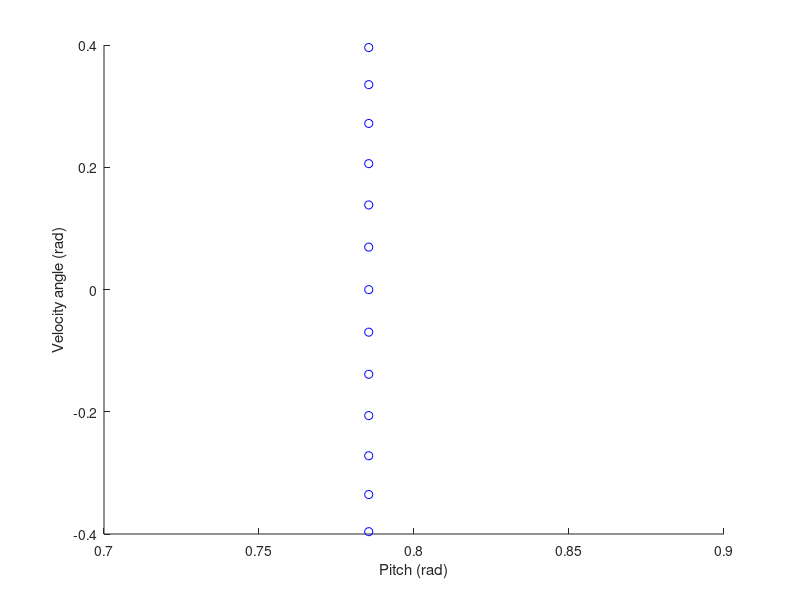

This figure's MATLAB source:
clear all; clc; close all;

%% load data
addpath(genpath('../data'));
data_p30_vZ = load('pitch_30_vZ.mat');
data_p45_vX = load('pitch_45_vX.mat');
data_p45_vY = load('pitch_45_vY.mat');

data_p30_vZ = data_p30_vZ.opt_sol;
data_p45_vX = data_p45_vX.opt_sol;
data_p45_vY = data_p45_vY.opt_sol;

%% Plot Optimization results
% if not swept, velocity is -3 m/s starting from 0.6 m height

vX_plot_data = cell(4, 1);
for i = 1:4
    vX_plot_data{i} = zeros(3, numel(data_p45_vX));
end

for i = 1:numel(data_p45_vX)
    td_idx = zeros(4, 1);
    for leg = 1:4
        xyz_idx = 3*leg-2:3*leg;
        
        td_idx(leg) = find(data_p45_vX{i}.f_star(3*leg, :) > 1, 1);
        state_i = data_p45_vX{i}.X_star(:, td_idx(leg));
        p_rel_i = (data_p45_vX{i}.p_star(xyz_idx, td_idx(leg)) - data_p45_vX{i}.q_star(1:3, td_idx(leg))); 
        
        pitch_tdAngle_i = pi/4;                                   % pitch of robot at touchdown of leg i
        vel_tdAngle_i = atan(state_i(10)/state_i(end));               % velocity angle of robot at touchdown of leg i
        foot_tdAngle_i = atan(p_rel_i(1)/p_rel_i(3));
        vX_plot_data{leg}(:, i) = [pitch_tdAngle_i; vel_tdAngle_i; foot_tdAngle_i];
    end
end


figure;
hold on;
for i = 1:numel(data_p45_vX)
    plot3(vX_plot_data{1}(1, i), vX_plot_data{1}(2, i), vX_plot_data{1}(3, i), 'bo')
end
xlabel('Pitch (rad)'); ylabel('Velocity angle (rad)'); zlabel('Foot angle')
hold off;